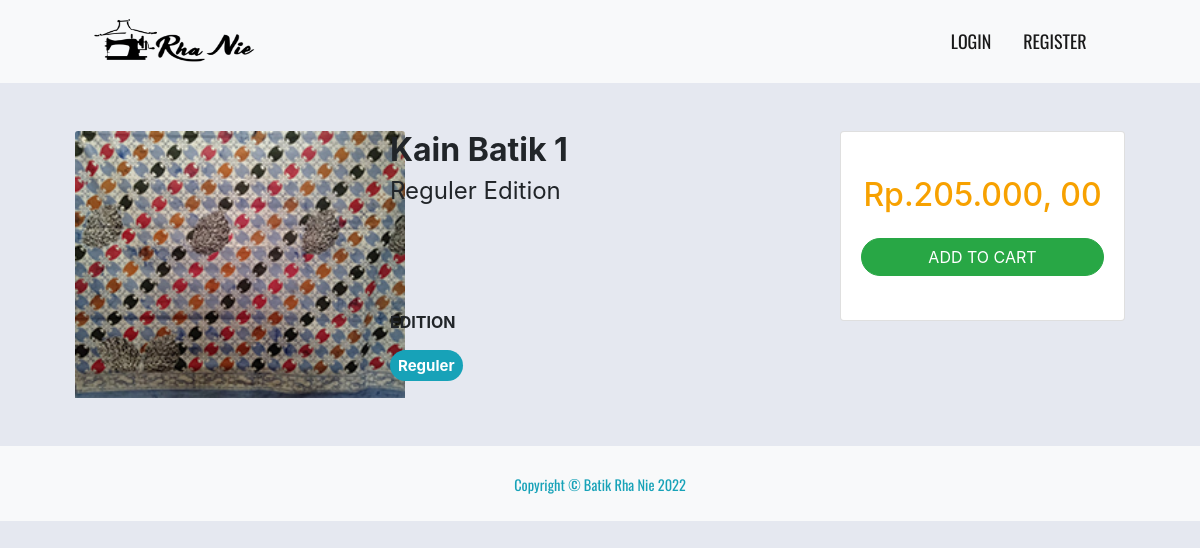
The page /home/detail/1 on the database its author committed.
### tables this page shows
CREATE TABLE `products` (
  `id` int(11) NOT NULL,
  `name` varchar(100) NOT NULL,
  `price` int(11) NOT NULL,
  `edition` enum('reguler','premium') NOT NULL,
  `image` varchar(255) NOT NULL,
  `description` text NOT NULL,
  `requirements` text NOT NULL
);

### application/controllers/Home.php (called while the page is built, shortened)
<?php
class Home extends CI_Controller {
	public function __construct()
	{
		$this->load->model('home_model', 'home');
	}
	public function detail($id)
	{
		$data['title'] = 'Detail Produk';
		$data['game']	= $this->home->getGameById($id);
		$data['page']	= 'pages/home/detail';
		$this->load->view('layouts/app', $data);
	}
}

### index.php (called while the page is built, shortened)
<?php
require_once BASEPATH.'core/CodeIgniter.php';

### application/models/Home_model.php (called while the page is built, shortened)
<?php
class Home_model extends CI_Model {
	public function getGameById($id)
	{
		return $this->db->get_where('products', ['id' => $id])->row_array();
	}
}

### application/views/pages/home/detail.php (the view, shortened to what this page needs)
<div class="container">
	<div class="row mt-5">
		<div class="col">
			<img src="<?= base_url() ?>/images/produk/<?= $game['image'] ?>" class="card-img-top" alt="<?= $game['name'] ?>" style="width: 330px">
		</div>
		<div class="col-5">
			<h2 class="font-weight-bold"><?= $game['name'] ?></h2>
			<h4 class="font-weight-normal"><?=  ucfirst($game['edition']) ?> Edition</h4>
			<br> <br>
			<br> <br>
			<p class="font-weight-bold">EDITION</p>
			<h5><span class="badge badge-info badge-pill p-2"><?=  ucfirst($game['edition']) ?></span></h5>
		</div>
		<div class="col">
			<div class="card">
				<div class="card-body text-center">
					<h2 class="text-center text-warning price mt-4 mb-4">Rp.<?= number_format($game['price'], 2, ', ', '.'); ?></h2>
					<form action="<?= base_url('cart/add') ?>" method="POST">
						<button type="submit" class="btn btn-large btn-success btn-block badge-pill mb-4">ADD TO CART</button>
					</form>
				</div>
			</div>
		</div>
	</div>
</div>

### assets/css/style.css (style rules this page uses)
body { background-color: #e5e8f0; overflow-x: hidden; }
.container { max-width: 90%; }
.price { color: rgb(247, 161, 0) !important; }

### rows shown on the page
products: image (picture), name "Kain Batik 1", edition "Reguler", price "205.000, 00"
